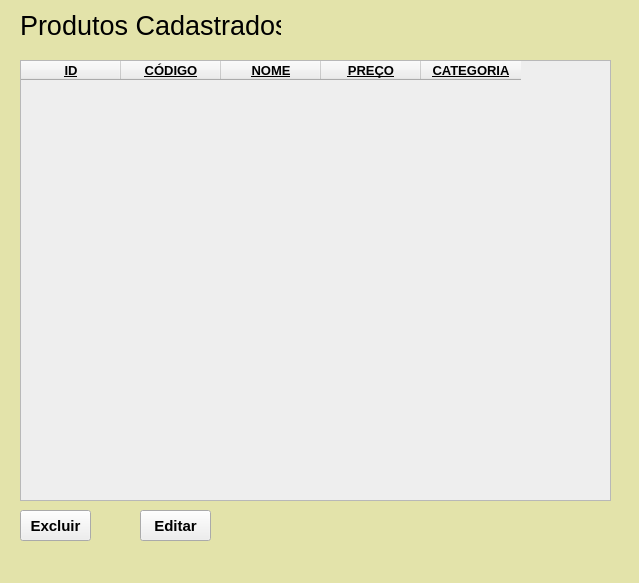
<?xml version="1.0" encoding="UTF-8"?>
<ui version="4.0">
 <class>MainWindow</class>
 <widget class="QMainWindow" name="MainWindow">
  <property name="geometry">
   <rect>
    <x>0</x>
    <y>0</y>
    <width>639</width>
    <height>583</height>
   </rect>
  </property>
  <property name="windowTitle">
   <string>MainWindow</string>
  </property>
  <property name="styleSheet">
   <string notr="true">background-color: rgb(227, 227, 170)
</string>
  </property>
  <widget class="QWidget" name="centralwidget">
   <widget class="QLabel" name="label">
    <property name="geometry">
     <rect>
      <x>20</x>
      <y>0</y>
      <width>261</width>
      <height>51</height>
     </rect>
    </property>
    <property name="font">
     <font>
      <pointsize>20</pointsize>
     </font>
    </property>
    <property name="text">
     <string>Produtos Cadastrados</string>
    </property>
   </widget>
   <widget class="QTableWidget" name="tableWidget">
    <property name="geometry">
     <rect>
      <x>20</x>
      <y>60</y>
      <width>591</width>
      <height>441</height>
     </rect>
    </property>
    <property name="font">
     <font>
      <pointsize>10</pointsize>
      <weight>75</weight>
      <bold>true</bold>
     </font>
    </property>
    <property name="styleSheet">
     <string notr="true">background-color: rgb(238, 238, 238);
</string>
    </property>
    <column>
     <property name="text">
      <string>ID</string>
     </property>
     <property name="font">
      <font>
       <pointsize>10</pointsize>
       <weight>75</weight>
       <bold>true</bold>
       <underline>true</underline>
      </font>
     </property>
    </column>
    <column>
     <property name="text">
      <string>CÓDIGO</string>
     </property>
     <property name="font">
      <font>
       <pointsize>10</pointsize>
       <weight>75</weight>
       <bold>true</bold>
       <underline>true</underline>
      </font>
     </property>
    </column>
    <column>
     <property name="text">
      <string>NOME</string>
     </property>
     <property name="font">
      <font>
       <pointsize>10</pointsize>
       <weight>75</weight>
       <bold>true</bold>
       <underline>true</underline>
      </font>
     </property>
    </column>
    <column>
     <property name="text">
      <string>PREÇO</string>
     </property>
     <property name="font">
      <font>
       <pointsize>10</pointsize>
       <weight>75</weight>
       <bold>true</bold>
       <underline>true</underline>
      </font>
     </property>
    </column>
    <column>
     <property name="text">
      <string>CATEGORIA</string>
     </property>
     <property name="font">
      <font>
       <pointsize>10</pointsize>
       <weight>75</weight>
       <bold>true</bold>
       <underline>true</underline>
      </font>
     </property>
    </column>
   </widget>
   <widget class="QPushButton" name="pushButton">
    <property name="geometry">
     <rect>
      <x>20</x>
      <y>510</y>
      <width>71</width>
      <height>31</height>
     </rect>
    </property>
    <property name="font">
     <font>
      <pointsize>11</pointsize>
      <weight>75</weight>
      <bold>true</bold>
     </font>
    </property>
    <property name="styleSheet">
     <string notr="true">background-color: rgb(238, 238, 238);
</string>
    </property>
    <property name="text">
     <string>Excluir</string>
    </property>
   </widget>
   <widget class="QPushButton" name="pushButton_2">
    <property name="geometry">
     <rect>
      <x>140</x>
      <y>510</y>
      <width>71</width>
      <height>31</height>
     </rect>
    </property>
    <property name="font">
     <font>
      <pointsize>11</pointsize>
      <weight>75</weight>
      <bold>true</bold>
     </font>
    </property>
    <property name="styleSheet">
     <string notr="true">background-color: rgb(238, 238, 238);
</string>
    </property>
    <property name="text">
     <string>Editar</string>
    </property>
   </widget>
  </widget>
  <widget class="QMenuBar" name="menubar">
   <property name="geometry">
    <rect>
     <x>0</x>
     <y>0</y>
     <width>639</width>
     <height>21</height>
    </rect>
   </property>
  </widget>
  <widget class="QStatusBar" name="statusbar"/>
 </widget>
 <resources/>
 <connections/>
</ui>
